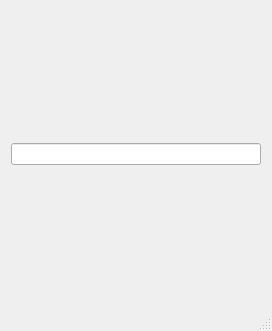
<?xml version="1.0" encoding="UTF-8"?>
<ui version="4.0">
 <class>MainWindow</class>
 <widget class="QMainWindow" name="MainWindow">
  <property name="geometry">
   <rect>
    <x>0</x>
    <y>0</y>
    <width>272</width>
    <height>331</height>
   </rect>
  </property>
  <property name="windowTitle">
   <string>MainWindow</string>
  </property>
  <widget class="QWidget" name="centralWidget">
   <layout class="QGridLayout" name="gridLayout">
    <item row="0" column="0">
     <widget class="QLineEdit" name="text">
      <property name="readOnly">
       <bool>true</bool>
      </property>
      <property name="clearButtonEnabled">
       <bool>false</bool>
      </property>
     </widget>
    </item>
   </layout>
  </widget>
  <widget class="QStatusBar" name="statusBar"/>
 </widget>
 <layoutdefault spacing="6" margin="11"/>
 <resources/>
 <connections/>
</ui>
